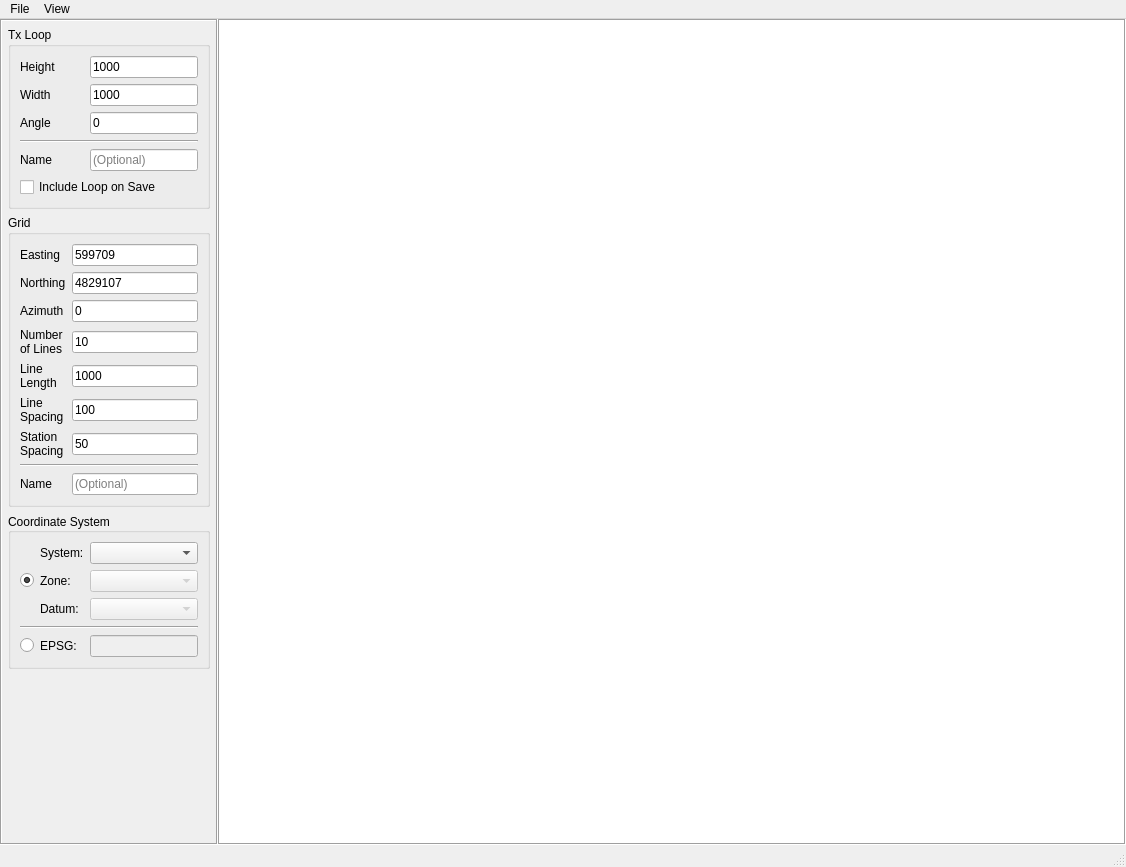
<?xml version="1.0" encoding="UTF-8"?>
<ui version="4.0">
 <class>MainWindow</class>
 <widget class="QMainWindow" name="MainWindow">
  <property name="geometry">
   <rect>
    <x>0</x>
    <y>0</y>
    <width>1126</width>
    <height>867</height>
   </rect>
  </property>
  <property name="windowTitle">
   <string>MainWindow</string>
  </property>
  <widget class="QWidget" name="centralwidget">
   <layout class="QHBoxLayout" name="horizontalLayout">
    <property name="spacing">
     <number>0</number>
    </property>
    <property name="leftMargin">
     <number>0</number>
    </property>
    <property name="topMargin">
     <number>0</number>
    </property>
    <property name="rightMargin">
     <number>0</number>
    </property>
    <property name="bottomMargin">
     <number>0</number>
    </property>
    <item>
     <widget class="QFrame" name="frame_2">
      <property name="sizePolicy">
       <sizepolicy hsizetype="Preferred" vsizetype="Preferred">
        <horstretch>0</horstretch>
        <verstretch>0</verstretch>
       </sizepolicy>
      </property>
      <property name="maximumSize">
       <size>
        <width>16777215</width>
        <height>16777215</height>
       </size>
      </property>
      <property name="frameShape">
       <enum>QFrame::Box</enum>
      </property>
      <property name="frameShadow">
       <enum>QFrame::Sunken</enum>
      </property>
      <layout class="QVBoxLayout" name="verticalLayout">
       <property name="spacing">
        <number>6</number>
       </property>
       <property name="leftMargin">
        <number>6</number>
       </property>
       <property name="topMargin">
        <number>6</number>
       </property>
       <property name="rightMargin">
        <number>6</number>
       </property>
       <property name="bottomMargin">
        <number>6</number>
       </property>
       <item>
        <widget class="QGroupBox" name="tx_loop_gbox">
         <property name="sizePolicy">
          <sizepolicy hsizetype="Preferred" vsizetype="Preferred">
           <horstretch>0</horstretch>
           <verstretch>0</verstretch>
          </sizepolicy>
         </property>
         <property name="maximumSize">
          <size>
           <width>16777215</width>
           <height>16777215</height>
          </size>
         </property>
         <property name="title">
          <string>Tx Loop</string>
         </property>
         <property name="checkable">
          <bool>false</bool>
         </property>
         <layout class="QGridLayout" name="gridLayout_2">
          <item row="3" column="0">
           <widget class="QLabel" name="label_4">
            <property name="text">
             <string>Angle</string>
            </property>
           </widget>
          </item>
          <item row="3" column="1">
           <widget class="QLineEdit" name="loop_angle_edit">
            <property name="sizePolicy">
             <sizepolicy hsizetype="Preferred" vsizetype="Fixed">
              <horstretch>0</horstretch>
              <verstretch>0</verstretch>
             </sizepolicy>
            </property>
            <property name="minimumSize">
             <size>
              <width>0</width>
              <height>0</height>
             </size>
            </property>
            <property name="maximumSize">
             <size>
              <width>16777215</width>
              <height>16777215</height>
             </size>
            </property>
            <property name="text">
             <string>0</string>
            </property>
           </widget>
          </item>
          <item row="1" column="0">
           <widget class="QLabel" name="label_3">
            <property name="text">
             <string>Height</string>
            </property>
           </widget>
          </item>
          <item row="2" column="0">
           <widget class="QLabel" name="label_2">
            <property name="text">
             <string>Width</string>
            </property>
           </widget>
          </item>
          <item row="1" column="1">
           <widget class="QLineEdit" name="loop_height_edit">
            <property name="sizePolicy">
             <sizepolicy hsizetype="Preferred" vsizetype="Fixed">
              <horstretch>0</horstretch>
              <verstretch>0</verstretch>
             </sizepolicy>
            </property>
            <property name="text">
             <string>1000</string>
            </property>
           </widget>
          </item>
          <item row="2" column="1">
           <widget class="QLineEdit" name="loop_width_edit">
            <property name="sizePolicy">
             <sizepolicy hsizetype="Preferred" vsizetype="Fixed">
              <horstretch>0</horstretch>
              <verstretch>0</verstretch>
             </sizepolicy>
            </property>
            <property name="minimumSize">
             <size>
              <width>0</width>
              <height>0</height>
             </size>
            </property>
            <property name="maximumSize">
             <size>
              <width>16777215</width>
              <height>16777215</height>
             </size>
            </property>
            <property name="text">
             <string>1000</string>
            </property>
           </widget>
          </item>
          <item row="5" column="0">
           <widget class="QLabel" name="label_12">
            <property name="text">
             <string>Name</string>
            </property>
           </widget>
          </item>
          <item row="4" column="0" colspan="2">
           <widget class="Line" name="line">
            <property name="orientation">
             <enum>Qt::Horizontal</enum>
            </property>
           </widget>
          </item>
          <item row="5" column="1">
           <widget class="QLineEdit" name="loop_name_edit">
            <property name="sizePolicy">
             <sizepolicy hsizetype="Preferred" vsizetype="Fixed">
              <horstretch>0</horstretch>
              <verstretch>0</verstretch>
             </sizepolicy>
            </property>
            <property name="placeholderText">
             <string>(Optional)</string>
            </property>
           </widget>
          </item>
          <item row="6" column="0" colspan="2">
           <widget class="QCheckBox" name="include_loop_cbox">
            <property name="sizePolicy">
             <sizepolicy hsizetype="Preferred" vsizetype="Fixed">
              <horstretch>0</horstretch>
              <verstretch>0</verstretch>
             </sizepolicy>
            </property>
            <property name="toolTip">
             <string>Include the loop when saving a KMZ or GPX file</string>
            </property>
            <property name="text">
             <string>Include Loop on Save</string>
            </property>
           </widget>
          </item>
         </layout>
        </widget>
       </item>
       <item>
        <widget class="QGroupBox" name="groupBox">
         <property name="sizePolicy">
          <sizepolicy hsizetype="Preferred" vsizetype="Preferred">
           <horstretch>0</horstretch>
           <verstretch>0</verstretch>
          </sizepolicy>
         </property>
         <property name="maximumSize">
          <size>
           <width>16777215</width>
           <height>16777215</height>
          </size>
         </property>
         <property name="title">
          <string>Grid</string>
         </property>
         <layout class="QGridLayout" name="gridLayout_3">
          <item row="5" column="2">
           <widget class="QLineEdit" name="line_spacing_edit">
            <property name="sizePolicy">
             <sizepolicy hsizetype="Preferred" vsizetype="Fixed">
              <horstretch>0</horstretch>
              <verstretch>0</verstretch>
             </sizepolicy>
            </property>
            <property name="text">
             <string>100</string>
            </property>
            <property name="placeholderText">
             <string/>
            </property>
           </widget>
          </item>
          <item row="2" column="2">
           <widget class="QLineEdit" name="grid_az_edit">
            <property name="sizePolicy">
             <sizepolicy hsizetype="Preferred" vsizetype="Fixed">
              <horstretch>0</horstretch>
              <verstretch>0</verstretch>
             </sizepolicy>
            </property>
            <property name="text">
             <string>0</string>
            </property>
            <property name="placeholderText">
             <string/>
            </property>
           </widget>
          </item>
          <item row="7" column="1" colspan="2">
           <widget class="Line" name="line_2">
            <property name="orientation">
             <enum>Qt::Horizontal</enum>
            </property>
           </widget>
          </item>
          <item row="8" column="1">
           <widget class="QLabel" name="label_13">
            <property name="text">
             <string>Name</string>
            </property>
           </widget>
          </item>
          <item row="6" column="2">
           <widget class="QLineEdit" name="station_spacing_edit">
            <property name="sizePolicy">
             <sizepolicy hsizetype="Preferred" vsizetype="Fixed">
              <horstretch>0</horstretch>
              <verstretch>0</verstretch>
             </sizepolicy>
            </property>
            <property name="text">
             <string>50</string>
            </property>
            <property name="placeholderText">
             <string/>
            </property>
           </widget>
          </item>
          <item row="8" column="2">
           <widget class="QLineEdit" name="grid_name_edit">
            <property name="sizePolicy">
             <sizepolicy hsizetype="Preferred" vsizetype="Fixed">
              <horstretch>0</horstretch>
              <verstretch>0</verstretch>
             </sizepolicy>
            </property>
            <property name="placeholderText">
             <string>(Optional)</string>
            </property>
           </widget>
          </item>
          <item row="4" column="1">
           <widget class="QLabel" name="label_14">
            <property name="text">
             <string>Line
Length</string>
            </property>
           </widget>
          </item>
          <item row="6" column="1">
           <widget class="QLabel" name="label_10">
            <property name="text">
             <string>Station
Spacing</string>
            </property>
           </widget>
          </item>
          <item row="4" column="2">
           <widget class="QLineEdit" name="line_length_edit">
            <property name="sizePolicy">
             <sizepolicy hsizetype="Preferred" vsizetype="Fixed">
              <horstretch>0</horstretch>
              <verstretch>0</verstretch>
             </sizepolicy>
            </property>
            <property name="text">
             <string>1000</string>
            </property>
           </widget>
          </item>
          <item row="2" column="1">
           <widget class="QLabel" name="label_9">
            <property name="text">
             <string>Azimuth</string>
            </property>
           </widget>
          </item>
          <item row="0" column="1">
           <widget class="QLabel" name="label">
            <property name="sizePolicy">
             <sizepolicy hsizetype="Maximum" vsizetype="Preferred">
              <horstretch>0</horstretch>
              <verstretch>0</verstretch>
             </sizepolicy>
            </property>
            <property name="text">
             <string>Easting </string>
            </property>
           </widget>
          </item>
          <item row="1" column="1">
           <widget class="QLabel" name="label_5">
            <property name="text">
             <string>Northing</string>
            </property>
           </widget>
          </item>
          <item row="1" column="2">
           <widget class="QLineEdit" name="grid_northing_edit">
            <property name="sizePolicy">
             <sizepolicy hsizetype="Preferred" vsizetype="Fixed">
              <horstretch>0</horstretch>
              <verstretch>0</verstretch>
             </sizepolicy>
            </property>
            <property name="text">
             <string>4829107</string>
            </property>
            <property name="placeholderText">
             <string/>
            </property>
           </widget>
          </item>
          <item row="0" column="2">
           <widget class="QLineEdit" name="grid_easting_edit">
            <property name="sizePolicy">
             <sizepolicy hsizetype="Preferred" vsizetype="Fixed">
              <horstretch>0</horstretch>
              <verstretch>0</verstretch>
             </sizepolicy>
            </property>
            <property name="maximumSize">
             <size>
              <width>16777215</width>
              <height>16777215</height>
             </size>
            </property>
            <property name="text">
             <string>599709</string>
            </property>
            <property name="placeholderText">
             <string/>
            </property>
           </widget>
          </item>
          <item row="5" column="1">
           <widget class="QLabel" name="label_11">
            <property name="text">
             <string>Line
Spacing</string>
            </property>
           </widget>
          </item>
          <item row="3" column="1">
           <widget class="QLabel" name="label_15">
            <property name="text">
             <string>Number
of Lines</string>
            </property>
           </widget>
          </item>
          <item row="3" column="2">
           <widget class="QLineEdit" name="line_number_edit">
            <property name="sizePolicy">
             <sizepolicy hsizetype="Preferred" vsizetype="Fixed">
              <horstretch>0</horstretch>
              <verstretch>0</verstretch>
             </sizepolicy>
            </property>
            <property name="text">
             <string>10</string>
            </property>
           </widget>
          </item>
         </layout>
        </widget>
       </item>
       <item>
        <widget class="QGroupBox" name="groupBox_4">
         <property name="maximumSize">
          <size>
           <width>16777215</width>
           <height>16777215</height>
          </size>
         </property>
         <property name="title">
          <string>Coordinate System</string>
         </property>
         <property name="alignment">
          <set>Qt::AlignLeading|Qt::AlignLeft|Qt::AlignVCenter</set>
         </property>
         <layout class="QGridLayout" name="gridLayout_5">
          <item row="0" column="2">
           <widget class="QComboBox" name="gps_system_cbox">
            <property name="sizePolicy">
             <sizepolicy hsizetype="Preferred" vsizetype="Fixed">
              <horstretch>0</horstretch>
              <verstretch>0</verstretch>
             </sizepolicy>
            </property>
            <property name="currentIndex">
             <number>-1</number>
            </property>
           </widget>
          </item>
          <item row="1" column="2">
           <widget class="QComboBox" name="gps_zone_cbox">
            <property name="enabled">
             <bool>false</bool>
            </property>
           </widget>
          </item>
          <item row="0" column="1">
           <widget class="QLabel" name="label_16">
            <property name="sizePolicy">
             <sizepolicy hsizetype="Maximum" vsizetype="Preferred">
              <horstretch>0</horstretch>
              <verstretch>0</verstretch>
             </sizepolicy>
            </property>
            <property name="text">
             <string>System:</string>
            </property>
           </widget>
          </item>
          <item row="1" column="1">
           <widget class="QLabel" name="label_17">
            <property name="text">
             <string>Zone:</string>
            </property>
           </widget>
          </item>
          <item row="2" column="1">
           <widget class="QLabel" name="label_18">
            <property name="text">
             <string>Datum:</string>
            </property>
           </widget>
          </item>
          <item row="2" column="2">
           <widget class="QComboBox" name="gps_datum_cbox">
            <property name="enabled">
             <bool>false</bool>
            </property>
           </widget>
          </item>
          <item row="4" column="1">
           <widget class="QLabel" name="label_19">
            <property name="text">
             <string>EPSG:</string>
            </property>
           </widget>
          </item>
          <item row="4" column="2">
           <widget class="QLineEdit" name="epsg_edit">
            <property name="enabled">
             <bool>false</bool>
            </property>
            <property name="sizePolicy">
             <sizepolicy hsizetype="Preferred" vsizetype="Fixed">
              <horstretch>0</horstretch>
              <verstretch>0</verstretch>
             </sizepolicy>
            </property>
           </widget>
          </item>
          <item row="1" column="0">
           <widget class="QRadioButton" name="crs_rbtn">
            <property name="text">
             <string/>
            </property>
            <property name="checked">
             <bool>true</bool>
            </property>
           </widget>
          </item>
          <item row="4" column="0">
           <widget class="QRadioButton" name="epsg_rbtn">
            <property name="text">
             <string/>
            </property>
           </widget>
          </item>
          <item row="3" column="0" colspan="3">
           <widget class="Line" name="line_3">
            <property name="orientation">
             <enum>Qt::Horizontal</enum>
            </property>
           </widget>
          </item>
         </layout>
        </widget>
       </item>
       <item>
        <spacer name="verticalSpacer">
         <property name="orientation">
          <enum>Qt::Vertical</enum>
         </property>
         <property name="sizeHint" stdset="0">
          <size>
           <width>20</width>
           <height>40</height>
          </size>
         </property>
        </spacer>
       </item>
      </layout>
     </widget>
    </item>
    <item>
     <widget class="PlotWidget" name="plan_view_plot">
      <property name="sizePolicy">
       <sizepolicy hsizetype="Preferred" vsizetype="MinimumExpanding">
        <horstretch>1</horstretch>
        <verstretch>0</verstretch>
       </sizepolicy>
      </property>
      <property name="minimumSize">
       <size>
        <width>450</width>
        <height>300</height>
       </size>
      </property>
      <property name="frameShape">
       <enum>QFrame::Box</enum>
      </property>
      <property name="frameShadow">
       <enum>QFrame::Sunken</enum>
      </property>
     </widget>
    </item>
   </layout>
  </widget>
  <widget class="QMenuBar" name="menubar">
   <property name="geometry">
    <rect>
     <x>0</x>
     <y>0</y>
     <width>1126</width>
     <height>21</height>
    </rect>
   </property>
   <widget class="QMenu" name="menuFile">
    <property name="title">
     <string>File</string>
    </property>
    <addaction name="actionSave_as_KMZ"/>
    <addaction name="actionSave_as_GPX"/>
    <addaction name="separator"/>
    <addaction name="actionCopy_Grid_to_Clipboard"/>
    <addaction name="actionCopy_Loop_to_Clipboard"/>
   </widget>
   <widget class="QMenu" name="menuView">
    <property name="title">
     <string>View</string>
    </property>
    <addaction name="view_map_action"/>
   </widget>
   <addaction name="menuFile"/>
   <addaction name="menuView"/>
  </widget>
  <widget class="QStatusBar" name="status_bar"/>
  <action name="actionSave_as_KMZ">
   <property name="text">
    <string>Save as KMZ...</string>
   </property>
  </action>
  <action name="actionSave_as_GPX">
   <property name="text">
    <string>Save as GPX...</string>
   </property>
  </action>
  <action name="view_map_action">
   <property name="text">
    <string>Map</string>
   </property>
  </action>
  <action name="actionCopy_Grid_to_Clipboard">
   <property name="text">
    <string>Copy Grid to Clipboard</string>
   </property>
  </action>
  <action name="actionCopy_Loop_to_Clipboard">
   <property name="text">
    <string>Copy Loop to Clipboard</string>
   </property>
  </action>
 </widget>
 <customwidgets>
  <customwidget>
   <class>PlotWidget</class>
   <extends>QGraphicsView</extends>
   <header>pyqtgraph</header>
  </customwidget>
 </customwidgets>
 <tabstops>
  <tabstop>loop_height_edit</tabstop>
  <tabstop>loop_width_edit</tabstop>
  <tabstop>loop_angle_edit</tabstop>
  <tabstop>loop_name_edit</tabstop>
  <tabstop>grid_easting_edit</tabstop>
  <tabstop>grid_northing_edit</tabstop>
  <tabstop>grid_az_edit</tabstop>
  <tabstop>line_number_edit</tabstop>
  <tabstop>line_length_edit</tabstop>
  <tabstop>line_spacing_edit</tabstop>
  <tabstop>station_spacing_edit</tabstop>
  <tabstop>grid_name_edit</tabstop>
  <tabstop>plan_view_plot</tabstop>
 </tabstops>
 <resources/>
 <connections/>
</ui>
